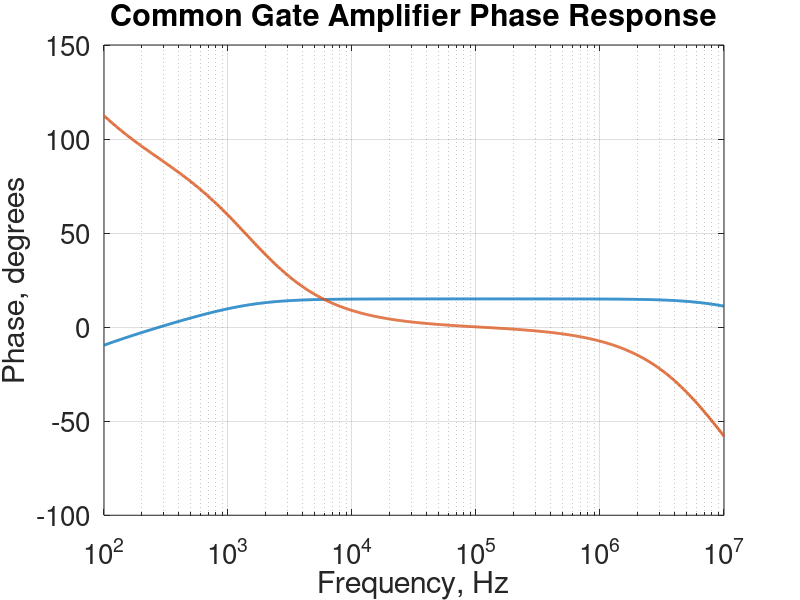

This figure's MATLAB source:
%% ECE 342 - Cameron Sullivan - HW14 #1 MATLAB
% Common gate amplifier plots
close all;

%% Gain plot
close all;

data = csvread('num1-CGAmp-gain.CSV');
frequency = data(:,1);
gain = data(:,4);

figure(1);
semilogx(frequency, gain, 'linewidth', 2);
grid on;
set(gca, 'fontsize', 20);
title('Common Gate Amplifier Frequency Response');
ylabel('Gain, dB');
xlabel('Frequency, Hz');
% ylim([ ]);
% xlim([ ]);
hold on;

%% Phase plot
close all;

data = csvread('num1-CGAmp-phase.CSV');
frequency = data(:,1);
phase = data(:,4);

figure(1);
semilogx(frequency, phase, 'linewidth', 2);
grid on;
set(gca, 'fontsize', 20);
title('Common Gate Amplifier Phase Response');
ylabel('Phase, degrees');
xlabel('Frequency, Hz');
% ylim([ ]);
% xlim([ ]);
hold on;